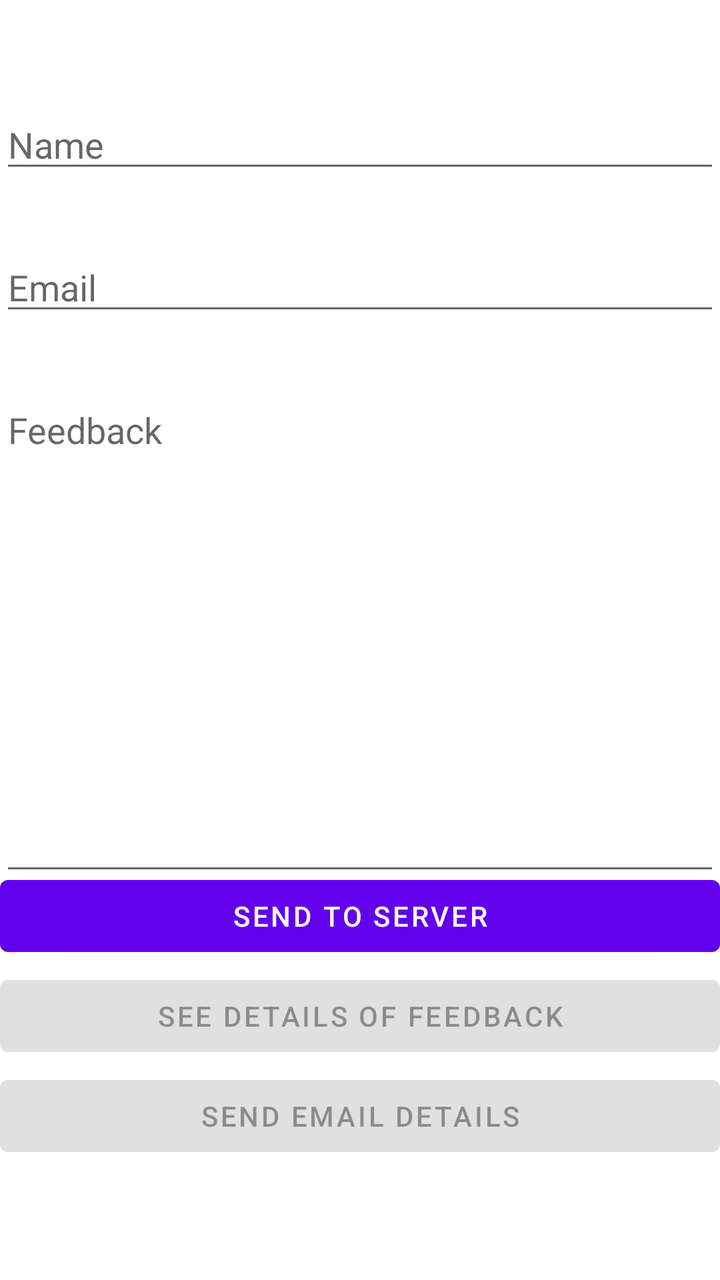
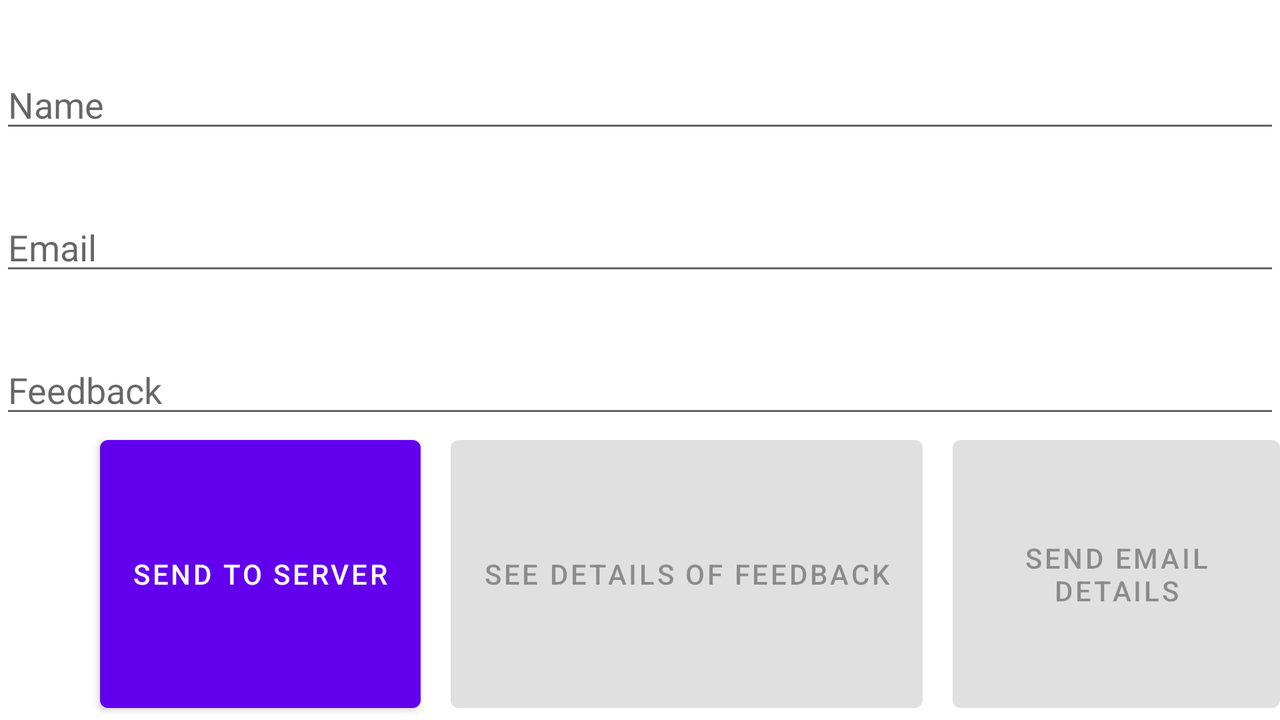

An Android layout and its configuration variant, each rendered on a device that would load it. The default file and the variant file are quoted in full after the pictures.
<!-- AndroidManifest.xml: application theme Theme.Waterreminder -->
<!-- res/layout/fragment_feedback.xml -->
<?xml version="1.0" encoding="utf-8"?>
<RelativeLayout xmlns:android="http://schemas.android.com/apk/res/android"
    xmlns:tools="http://schemas.android.com/tools"
    android:layout_width="match_parent"
    android:layout_height="match_parent"
    tools:context=".FeedbackFragment">

    <EditText
        android:id="@+id/name_feedback"
        android:layout_width="match_parent"
        android:layout_height="wrap_content"
        android:hint="Name"
        android:layout_marginTop="50dp"/>
    <EditText
        android:id="@+id/email_feedback"
        android:layout_width="match_parent"
        android:layout_height="wrap_content"
        android:hint="Email"
        android:layout_marginTop="30dp"
        android:layout_below="@+id/name_feedback"/>
    <EditText
        android:id="@+id/feedback"
        android:layout_width="match_parent"
        android:layout_height="250dp"
        android:hint="Feedback"
        android:layout_marginTop="30dp"
        android:layout_below="@+id/email_feedback"
        android:inputType="textMultiLine"
        android:gravity="start|top"/>

    <Button
        android:id="@+id/btn_save"
        android:layout_width="match_parent"
        android:layout_height="wrap_content"
        android:layout_alignParentBottom="true"
        android:layout_centerHorizontal="true"
        android:layout_marginBottom="158dp"
        android:text="Send to server"
        />
    <Button
        android:id="@+id/btn_details"
        android:enabled="false"
        android:layout_width="match_parent"
        android:layout_height="wrap_content"
        android:layout_alignParentBottom="true"
        android:layout_centerHorizontal="true"
        android:layout_marginBottom="108dp"
        android:text="See details of feedback"
        />
    <Button
        android:id="@+id/btn_email"
        android:enabled="false"
        android:layout_width="match_parent"
        android:layout_height="wrap_content"
        android:layout_alignParentBottom="true"
        android:layout_centerHorizontal="true"
        android:layout_marginBottom="58dp"
        android:text="Send email details"
        />
</RelativeLayout>
<!-- resources referenced by this layout -->
<resources>
  <style name="Theme.Waterreminder" parent="Theme.MaterialComponents.DayNight.DarkActionBar">
          
          <item name="colorPrimary">@color/purple_500</item>
          <item name="colorPrimaryVariant">@color/purple_700</item>
          <item name="colorOnPrimary">@color/white</item>
          
          <item name="colorSecondary">@color/teal_200</item>
          <item name="colorSecondaryVariant">@color/teal_700</item>
          <item name="colorOnSecondary">@color/black</item>
          
          <item name="android:statusBarColor">?attr/colorPrimaryVariant</item>
          
      </style>
  <color name="purple_500">#FF6200EE</color>
  <color name="purple_700">#FF3700B3</color>
  <color name="white">#FFFFFFFF</color>
  <color name="teal_200">#FF03DAC5</color>
  <color name="teal_700">#FF018786</color>
  <color name="black">#FF000000</color>
</resources>
<!-- res/layout-land/fragment_feedback.xml (the repository's variant of the layout above) -->
<!-- drawn on the phone turned sideways -->
<?xml version="1.0" encoding="utf-8"?>
<RelativeLayout xmlns:android="http://schemas.android.com/apk/res/android"
    xmlns:tools="http://schemas.android.com/tools"
    android:layout_width="match_parent"
    android:layout_height="match_parent"
    tools:context=".FeedbackFragment">

    <EditText
        android:id="@+id/name_feedback"
        android:layout_width="match_parent"
        android:layout_height="wrap_content"
        android:hint="Name"
        android:layout_marginTop="30dp"/>
    <EditText
        android:id="@+id/email_feedback"
        android:layout_width="match_parent"
        android:layout_height="wrap_content"
        android:hint="Email"
        android:layout_marginTop="30dp"
        android:layout_below="@+id/name_feedback"/>
    <EditText
        android:id="@+id/feedback"
        android:layout_width="match_parent"
        android:layout_height="wrap_content"
        android:hint="Feedback"
        android:layout_marginTop="30dp"
        android:layout_below="@+id/email_feedback"
        android:inputType="textMultiLine"
        android:gravity="start|top"/>

    <Button
        android:id="@+id/btn_save"
        android:layout_width="wrap_content"
        android:layout_height="wrap_content"
        android:layout_alignParentBottom="true"
        android:layout_marginRight="15dp"
        android:layout_marginLeft="50dp"
        android:text="Send to server"
        android:layout_below="@id/feedback"
        />
    <Button
        android:id="@+id/btn_details"
        android:enabled="false"
        android:layout_width="wrap_content"
        android:layout_height="wrap_content"
        android:layout_alignParentBottom="true"
        android:layout_centerHorizontal="true"
        android:layout_toRightOf="@id/btn_save"
        android:layout_marginRight="15dp"
        android:layout_below="@id/feedback"
        android:text="See details of feedback"
        />
    <Button
        android:id="@+id/btn_email"
        android:enabled="false"
        android:layout_width="wrap_content"
        android:layout_height="wrap_content"
        android:layout_alignParentBottom="true"
        android:layout_centerHorizontal="true"
        android:layout_toRightOf="@id/btn_details"
        android:text="Send email details"
        android:layout_below="@id/feedback"

        />
</RelativeLayout>
